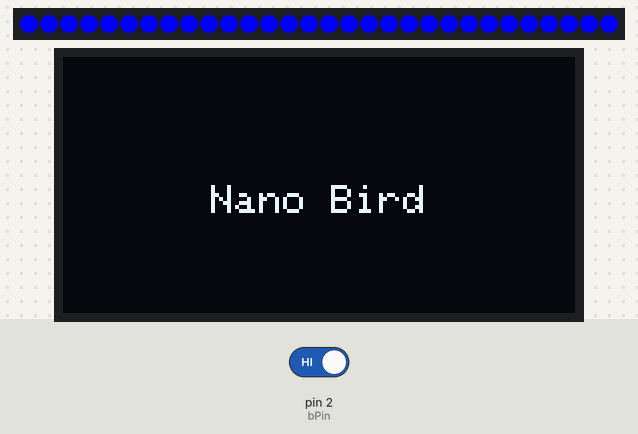
Recording of a program running on a simulated Arduino Nano, built with avr-gcc and run on an emulated ATmega328P. Parts: 30 RGB LEDs in strip order, left to right, 128×64 one-colour display. The inputs (shaded band) are chosen by the test bench; at power-on: pin 2 (bPin) HIGH. Random numbers use the default seed unless the program sets one; what the program prints to the serial monitor is not drawn.

Above: at 1.2 s.
1.3 s: pin 2 (bPin) driven LOW
At 2.32 s:
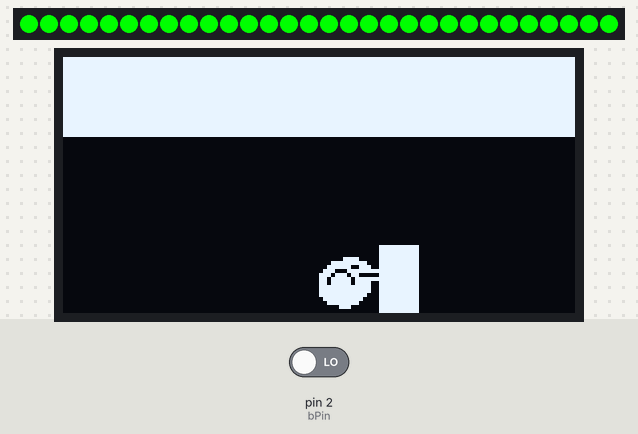
At 3.5 s:
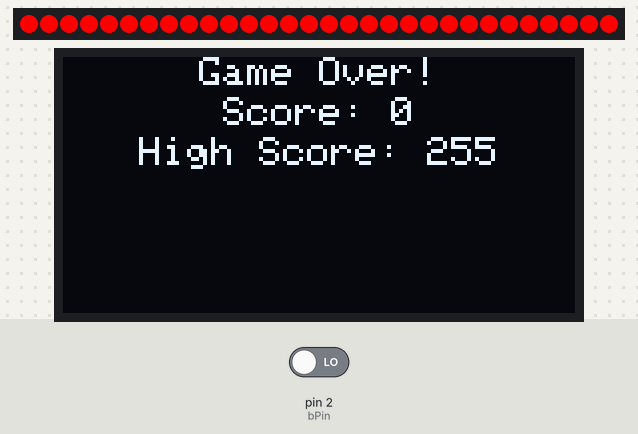
Timing chart, 0 to 5.0 s (numbered marks = the images above; inputs shaded):
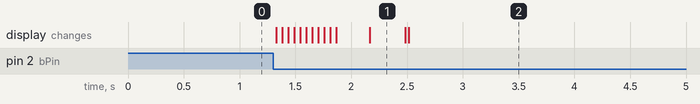

Measured:
- after the input at 1.3 s, the display: first changes at once (image 1 shows a later state)

The program:

main.cpp
```cpp
#include "Adafruit_NeoPixel.h"
#include "Adafruit_SSD1306.h"
#include "HardwareSerial.h"
#include "SoftwareSerial.h"
#include <Arduino.h>
#include <EEPROM.h>
#include <SPI.h>
#include <Wire.h>

int bPin = 2;

Adafruit_NeoPixel strip = Adafruit_NeoPixel(30, 5, NEO_GRB + NEO_KHZ800);

Adafruit_SSD1306 display(128, 64, &Wire, -1);

// SoftwareSerial bt(10, 11);
struct Signal {
    char id;
    int value;
};
char btChar = ' ';
char btId = ' ';
char btIdTemp = ' ';
bool btIdExpected = true;
bool btNewReading = false;
String btValueString = "";
float btValue;
Signal btQuery();

void text(int y, String txt);
void wipe();
void initalize();
void setColor(uint32_t color);

int state = 2; // 0 = game, 1 = game over, 2 = title
int score;
int high_score;
unsigned long timeout = millis();

#define SPRITE_HEIGHT 16
#define SPRITE_WIDTH 16
static const unsigned char PROGMEM wing_down[] = {
    B00000000, B00000000, B00000000, B00000000, B00000011, B11000000, B00011111,
    B11110000, B00111111, B00111000, B01111111, B11111110, B11111111, B11000001,
    B11011111, B01111110, B11011111, B01111000, B11011111, B01111000, B11001110,
    B01111000, B11110001, B11110000, B01111111, B11100000, B00111111, B11000000,
    B00000111, B00000000, B00000000, B00000000,
};
static const unsigned char PROGMEM wing_up[] = {
    B00000000, B00000000, B00000000, B00000000, B00000011, B11000000, B00011111,
    B11110000, B00111111, B00111000, B01110001, B11111110, B11101110, B11000001,
    B11011111, B01111110, B11011111, B01111000, B11111111, B11111000, B11111111,
    B11111000, B11111111, B11110000, B01111111, B11100000, B00111111, B11000000,
    B00000111, B00000000, B00000000, B00000000,
};

struct bird {
    int x;
    int y;
    int speed;
};
bird bird;

struct wall {
    int x;
    int y;
};
wall wall[2];
const int wall_gap = 40;
const int wall_width = 10;
double wall_speed = 4;

void setup() {
    Serial.begin(9600);
    strip.begin();
    display.begin(SSD1306_SWITCHCAPVCC, 0x3C);
    display.setTextColor(WHITE);
    display.clearDisplay();
    initalize();
    Serial.println("Started");
}

void loop() {
    if (state == 0) {
        display.clearDisplay();

        setColor(strip.Color(0, 255, 0));

        Signal s = btQuery();
        if ((s.id == 'b' && s.value == 0) || digitalRead(bPin) == LOW) {
            bird.speed = 4;
        } else {
            bird.speed -= 2;
        }

        bird.speed = constrain(bird.speed, -8, 8);
        bird.y += bird.speed;

        if (bird.y < 0) {
            bird.y = 0;
        }
        if (bird.y > display.height() - SPRITE_HEIGHT) {
            bird.y = display.height() - SPRITE_HEIGHT;
        }

        if (bird.speed < 0) {
            display.drawBitmap(bird.x, bird.y, wing_down, 16, 16, WHITE);
        } else {
            display.drawBitmap(bird.x, bird.y, wing_up, 16, 16, WHITE);
        }

        for (int i = 0; i < 2; i++) {
            display.fillRect(wall[i].x, 0, wall_width, wall[i].y, WHITE);

            display.fillRect(wall[i].x, wall[i].y + wall_gap, wall_width,
                             display.height() - wall[i].y + wall_gap, WHITE);

            if (wall[i].x < 0) {
                wall[i].y = random(0, display.height() - wall_gap);
                wall[i].x = display.width();
            }

            if (wall[i].x == bird.x) {
                score++;
            }

            if ((bird.x + SPRITE_WIDTH > wall[i].x &&
                 bird.x < wall[i].x + wall_width) &&
                (bird.y < wall[i].y ||
                 bird.y + SPRITE_HEIGHT > wall[i].y + wall_gap)) {
                display.display();
                delay(200);
                state = 1;
            }

            wall[i].x -= wall_speed;
        }
        wall_speed = wall_speed * 1.0001;

        display.display();
        delay(25);
    } else if (state == 1) {
        wipe();

        setColor(strip.Color(255, 0, 0));
        text(0, "Game Over!");
        text(10, "Score: " + String(score));
        if (score > high_score) {
            high_score = score;
            EEPROM.write(0, high_score);
            text(20, "New High Score!");
            setColor(strip.Color(0, 0, 255));
        } else {
            text(20, "High Score: " + String(high_score));
        }
        display.display();

        while (digitalRead(bPin) == LOW)
            ;
        initalize();
        while (digitalRead(bPin) == HIGH)
            ;
        state = 0;
    } else if (state == 2) {
        setColor(strip.Color(0, 0, 255));
        text(display.height() / 2, "Nano Bird");
        display.display();

        while (digitalRead(bPin) == LOW)
            ;
        while (digitalRead(bPin) == HIGH)
            ;
        state = 0;
    }
}

void text(int y, String txt) {
    display.setCursor((display.width() - txt.length() * 6) / 2, y);
    display.println(txt);
}

void wipe() {
    for (int i = 0; i < display.height(); i += 10) {
        display.fillRect(0, i, display.width(), 10, WHITE);
        display.display();
    }
    for (int i = 0; i < display.height(); i += 10) {
        display.fillRect(0, i, display.width(), 10, BLACK);
        display.display();
    }
}

void initalize() {
    bird.x = (int)display.width() / 2;
    bird.y = (int)display.height() / 2;
    bird.speed = 0;
    score = 0;
    high_score = EEPROM.read(0);
    wall[0].x = display.width();
    wall[0].y = random(0, display.height() - wall_gap);
    wall[1].x = display.width() + (display.width() / 2);
    wall[1].y = random(0, display.height() - wall_gap);
    wall_speed = 4;
}

void setColor(uint32_t color) {
    for (int i = 0; i < strip.numPixels(); i++) {
        strip.setPixelColor(i, color);
    }
    strip.show();
}

Signal btQuery() {
    Signal result = {0, 0};

    // btNewReading = false;
    // if (bt.available()) {
    //     btChar = bt.read();
    //     if (btIdExpected) {
    //         btIdTemp = btChar;
    //         btIdExpected = false;
    //         btValueString = "";
    //     } else {
    //         if ((btChar != ' ') && (btChar != '\n')) {
    //             btValueString += btChar;
    //         }
    //         if (btChar == '\n') {
    //             result.id = btIdTemp;
    //             result.value = btValueString.toFloat();
    //             Serial.print(result.id);
    //             Serial.print(" ");
    //             Serial.println(result.value);
    //             btValueString = "";
    //             btIdExpected = true;
    //             btNewReading = true;
    //         }
    //     }
    // }

    return result;
}
```
